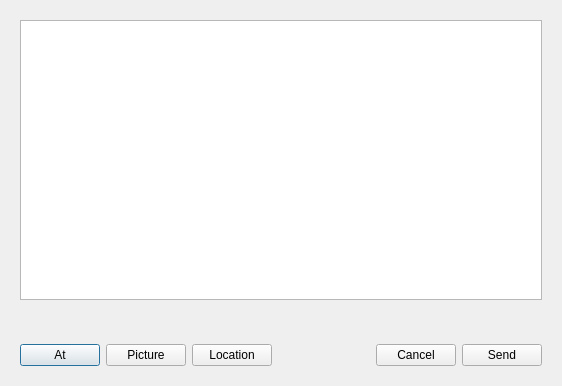
<?xml version="1.0" encoding="UTF-8"?>
<ui version="4.0">
 <class>NewPostWindow</class>
 <widget class="QDialog" name="NewPostWindow">
  <property name="geometry">
   <rect>
    <x>0</x>
    <y>0</y>
    <width>562</width>
    <height>386</height>
   </rect>
  </property>
  <property name="windowTitle">
   <string>New Message</string>
  </property>
  <property name="autoFillBackground">
   <bool>false</bool>
  </property>
  <property name="unifiedTitleAndToolBarOnMac" stdset="0">
   <bool>false</bool>
  </property>
  <layout class="QGridLayout" name="gridLayout_3">
   <item row="0" column="0">
    <layout class="QVBoxLayout" name="verticalLayout">
     <item>
      <widget class="QWidget" name="widget" native="true">
       <property name="minimumSize">
        <size>
         <width>0</width>
         <height>200</height>
        </size>
       </property>
       <layout class="QGridLayout" name="gridLayout">
        <item row="0" column="0">
         <widget class="QTextEdit" name="textEdit">
          <property name="mouseTracking">
           <bool>true</bool>
          </property>
          <property name="frameShadow">
           <enum>QFrame::Sunken</enum>
          </property>
         </widget>
        </item>
       </layout>
      </widget>
     </item>
     <item>
      <spacer name="verticalSpacer">
       <property name="orientation">
        <enum>Qt::Vertical</enum>
       </property>
       <property name="sizeType">
        <enum>QSizePolicy::Fixed</enum>
       </property>
       <property name="sizeHint" stdset="0">
        <size>
         <width>20</width>
         <height>20</height>
        </size>
       </property>
      </spacer>
     </item>
     <item>
      <widget class="QWidget" name="widget_2" native="true">
       <property name="minimumSize">
        <size>
         <width>0</width>
         <height>40</height>
        </size>
       </property>
       <layout class="QGridLayout" name="gridLayout_2">
        <item row="0" column="0">
         <widget class="QPushButton" name="pushButton_at">
          <property name="text">
           <string>At</string>
          </property>
         </widget>
        </item>
        <item row="0" column="1">
         <widget class="QPushButton" name="pushButton_picture">
          <property name="text">
           <string>Picture</string>
          </property>
         </widget>
        </item>
        <item row="0" column="5">
         <widget class="QPushButton" name="pushButton_send">
          <property name="text">
           <string>Send</string>
          </property>
         </widget>
        </item>
        <item row="0" column="2">
         <widget class="QPushButton" name="pushButton_location">
          <property name="text">
           <string>Location</string>
          </property>
         </widget>
        </item>
        <item row="0" column="4">
         <widget class="QPushButton" name="pushButton_cancel">
          <property name="text">
           <string>Cancel</string>
          </property>
         </widget>
        </item>
        <item row="0" column="3">
         <spacer name="horizontalSpacer">
          <property name="orientation">
           <enum>Qt::Horizontal</enum>
          </property>
          <property name="sizeHint" stdset="0">
           <size>
            <width>40</width>
            <height>20</height>
           </size>
          </property>
         </spacer>
        </item>
       </layout>
       <zorder>pushButton_at</zorder>
       <zorder>pushButton_picture</zorder>
       <zorder>pushButton_location</zorder>
       <zorder>pushButton_cancel</zorder>
       <zorder>pushButton_send</zorder>
       <zorder>horizontalSpacer</zorder>
      </widget>
     </item>
    </layout>
   </item>
  </layout>
 </widget>
 <resources/>
 <connections/>
</ui>
